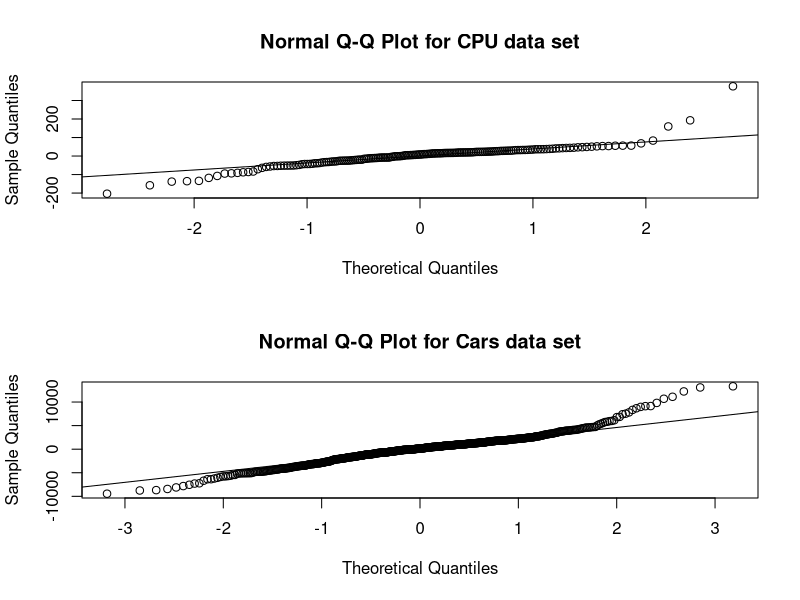
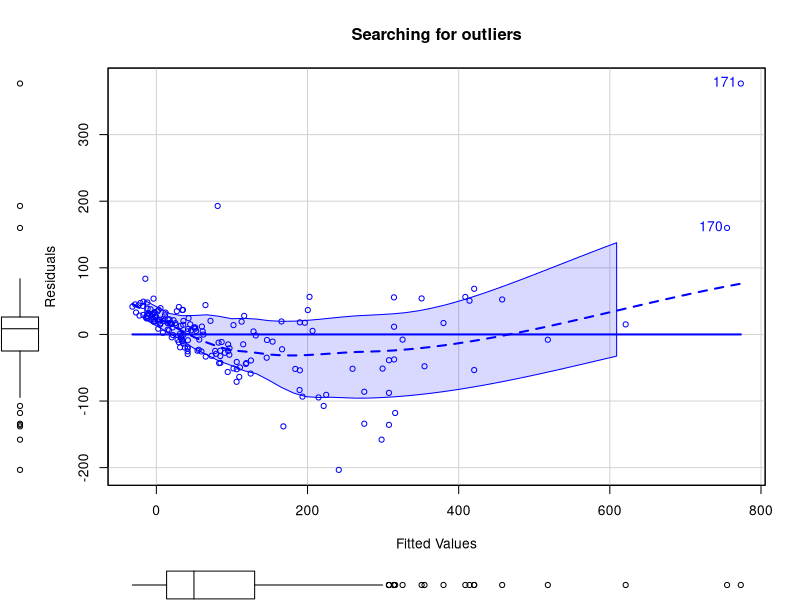
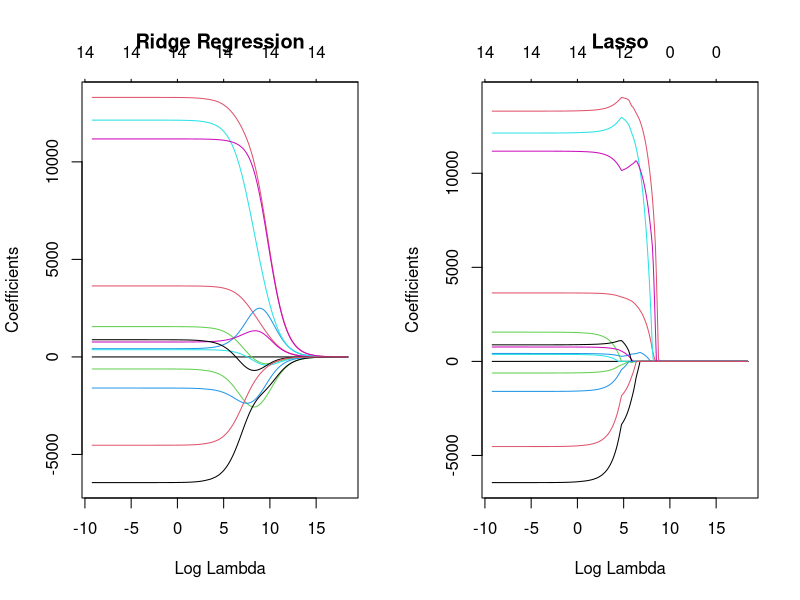

The R script that drew these images, in order:
## ---- chunk 1
knitr::opts_chunk$set(echo = TRUE)
## ---- chunk 2
library(tidyverse)
library(caret)
library(car)
library(glmnet)
## ---- chunk 3
machine <- read_csv("machine.csv")
cars <- read_csv("cars.csv")
## ---- chunk 4
machine <- machine[, 4:10]
head(machine, n = 5)
## ---- chunk 5
cars <- cars[, -1]
glimpse(cars)
## ---- chunk 6
machine_sampling_vector <- createDataPartition(machine$PRP, p = 0.85, list = FALSE)
machine_train <- machine[machine_sampling_vector,]
machine_train_labels <- machine$PRP[machine_sampling_vector]
machine_test <- machine[-machine_sampling_vector,]
machine_test_labels <- machine$PRP[-machine_sampling_vector]
machine_train_features <- machine[, 1:6]
## ---- chunk 7
cars_sampling_vector <- createDataPartition(cars$Price, p = 0.85, list = FALSE)
cars_train <- cars[cars_sampling_vector,]
cars_train_labels <- cars$Price[cars_sampling_vector]
cars_test <- cars[-cars_sampling_vector,]
cars_test_labels <- cars$Price[-cars_sampling_vector]
cars_train_features <- cars[,-1]
## ---- chunk 8
set.seed(4352345)

machine_correlations <- cor(machine_train_features)
findCorrelation(machine_correlations)
## ---- chunk 9
findCorrelation(machine_correlations, cutoff = 0.75)
cor(machine_train$MMIN, machine_train$MMAX)
## ---- chunk 10
findLinearCombos(machine_correlations)
## ---- chunk 11
set.seed(232455)
cars_cor <- cor(cars_train_features)
findCorrelation(cars_cor)
## ---- chunk 12
findCorrelation(cars_cor, cutoff = 0.75)
## ---- chunk 13
cor(cars$Doors,cars$coupe)
table(cars$coupe,cars$Doors)
## ---- chunk 14
findLinearCombos(cars)
## ---- chunk 15
cars <- cars[,c(-15, -18)]
cars_sampling_vector <- createDataPartition(cars$Price, p = 0.85, list = FALSE)
cars_train <- cars[cars_sampling_vector,]
cars_train_labels <- cars$Price[cars_sampling_vector]
cars_test <- cars[-cars_sampling_vector,]
cars_test_labels <- cars$Price[-cars_sampling_vector]
cars_train_features <- cars[,-1]
## ---- chunk 16
machine_model1 <- lm(PRP ~ ., data = machine_train)
cars_model1 <- lm(Price ~ ., data = cars_train)
## ---- chunk 17
summary(machine_model1)
## ---- chunk 18
summary(cars_model1)
## ---- chunk 19
alias(cars_model1)
## ---- chunk 20
cars_model2 <- lm(Price ~. -Saturn, data = cars_train)
summary(cars_model2)
## ---- chunk 21
summary(cars_model2$residuals)
mean(cars_train$Price)
## ---- chunk 22
par(mfrow = c(2, 1))
machine_residuals <- machine_model1$residuals
qqnorm(machine_residuals, main = "Normal Q-Q Plot for CPU data set")
qqline(machine_residuals)
cars_residuals <- cars_model2$residuals
qqnorm(cars_residuals, main = "Normal Q-Q Plot for Cars data set")
qqline(cars_residuals)
## ---- chunk 23
summary(machine_model1)
## ---- chunk 24
q <- 5.210e-02 / 1.885e-02
q

pt(q, df = 172, lower.tail = F) * 2
## ---- chunk 25
n_machine <- nrow(machine_train)
k_machine <- length(machine_model1$coefficients) - 1
sqrt(sum(machine_model1$residuals ^ 2) / (n_machine - k_machine - 1))
## ---- chunk 26
n_cars <- nrow(cars_train)
k_cars <- length(cars_model2$coefficients) - 1
sqrt(sum(cars_model2$residuals ^ 2) / (n_cars - k_cars - 1))
## ---- chunk 27
mean(machine_train$PRP)

mean(cars_train$Price)
## ---- chunk 28
compute_rsquared <- function(x, y) {
  rss <- sum((x - y) ^ 2)
  tss <- sum((y - mean(y)) ^ 2)
  return(1 - (rss / tss))
}

compute_rsquared(machine_model1$fitted.values, machine_train$PRP)
## ---- chunk 29
compute_rsquared(cars_model2$fitted.values, cars_train$Price)
## ---- chunk 30
compute_adjusted_rsquared <- function(x, y, k) {
  n <- length(y)
  r2 <- compute_rsquared(x, y)
  return(1 - ((1 - r2) * (n - 1) / (n - k - 1)))
}

compute_adjusted_rsquared(machine_model1$fitted.values, machine_train$PRP, k_machine)
## ---- chunk 31
compute_adjusted_rsquared(cars_model2$fitted.values, cars_train$Price, k_cars)
## ---- chunk 32
machine_model1_predictions <- predict(machine_model1, machine_test)
cars_model2_predictions <- predict(cars_model2, cars_test)
## ---- chunk 33
compute_mse <- function(predictions, actual) { 
  mean( (predictions - actual) ^ 2 ) 
}
## ---- chunk 34
compute_mse(machine_model1$fitted.values, machine_train$PRP)
## ---- chunk 35
compute_mse(machine_model1_predictions, machine_test$PRP)
## ---- chunk 36
compute_mse(cars_model2$fitted.values, cars_train$Price)
## ---- chunk 37
compute_mse(cars_model2_predictions, cars_test$Price)
## ---- chunk 38
vif(cars_model2)
## ---- chunk 39
sedan_model <- lm(sedan ~ .-Price -Saturn, data = cars_train)
sedan_r2 <- compute_rsquared(sedan_model$fitted.values, cars_train$sedan)
1 / (1-sedan_r2)
## ---- chunk 40
scatterplot(machine_model1$fitted.values, machine_model1$residuals, id = TRUE, xlab = "Fitted Values", ylab = "Residuals", main = "Searching for outliers")
## ---- chunk 41
machine_model2 <- lm(PRP ~ ., data = machine_train[!(rownames(machine_train)) %in% c(171),])

summary(machine_model2)
## ---- chunk 42
sqrt(sum(machine_model1$residuals ^ 2) / (n_machine - k_machine - 1))
## ---- chunk 43
k_machine <- length(machine_model2$coefficients) - 1
sqrt(sum(machine_model2$residuals ^ 2) / (n_machine - k_machine - 1))
## ---- chunk 44
compute_mse(machine_model1_predictions, machine_test$PRP)
## ---- chunk 45
machine_model2_predictions <- predict(machine_model2, machine_test)
compute_mse(machine_model2_predictions, machine_test$PRP)
## ---- chunk 46
machine_model_null <- lm(PRP ~ 1, data = machine_train[!(rownames(machine_train)) %in% c(171),])
cars_model_null <- lm(Price ~ 1, data = cars_train)
## ---- chunk 47
machine_model3 <- step(machine_model_null, scope = list(lower = machine_model_null, upper = machine_model2), direction = "forward")
## ---- chunk 48
cars_model3 <- step(cars_model2, scope = list(lower=cars_model_null, upper=cars_model2), direction = "backward")
## ---- chunk 49
machine_model3_predictions <- predict(machine_model3, machine_test)
compute_mse(machine_model3_predictions, machine_test$PRP)
## ---- chunk 50
cars_model3_predictions <- predict(cars_model3, cars_test)
compute_mse(cars_model3_predictions, cars_test$Price)
## ---- chunk 51
cars_train_mat <- model.matrix(Price ~ .-Saturn, cars_train)[,-1]
lambdas <- 10 ^ seq(8, -4, length = 250)
cars_models_ridge <- glmnet(cars_train_mat, cars_train$Price, alpha = 0, lambda = lambdas)
cars_models_lasso <- glmnet(cars_train_mat, cars_train$Price, alpha = 1, lambda = lambdas)
## ---- chunk 52
layout(matrix(c(1, 2), 1, 2))
plot(cars_models_ridge, xvar = "lambda", main = "Ridge Regression")
plot(cars_models_lasso, xvar = "lambda", main = "Lasso")
## ---- chunk 53
ridge.cv <- cv.glmnet(cars_train_mat, cars_train$Price, alpha = 0)
lambda_ridge <- ridge.cv$lambda.min
lambda_ridge
## ---- chunk 54
lasso.cv <- cv.glmnet(cars_train_mat, cars_train$Price, alpha = 1)
lambda_lasso <- lasso.cv$lambda.min
lambda_lasso
## ---- chunk 55
cars_test_mat <- model.matrix(Price ~ . -Saturn, cars_test)[,-1]
cars_ridge_predictions <- predict(cars_models_ridge, s = lambda_ridge, newx = cars_test_mat)
compute_mse(cars_ridge_predictions, cars_test$Price)
## ---- chunk 56
cars_lasso_predictions <- predict(cars_models_lasso, s = lambda_lasso, newx = cars_test_mat)
compute_mse(cars_lasso_predictions, cars_test$Price)
